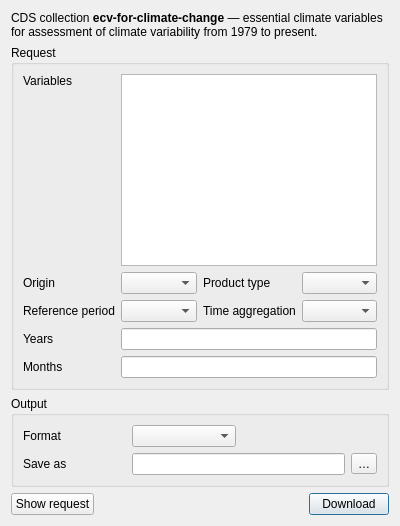
<?xml version="1.0" encoding="UTF-8"?>
<ui version="4.0">
 <class>EcvDialog</class>
 <widget class="QDialog" name="EcvDialog">
  <property name="windowTitle">
   <string>Essential Climate Variables</string>
  </property>
  <layout class="QVBoxLayout" name="verticalLayout_main">
   <item>
    <widget class="QLabel" name="lbl_intro">
     <property name="text">
      <string>CDS collection &lt;b&gt;ecv-for-climate-change&lt;/b&gt; — essential climate variables for assessment of climate variability from 1979 to present.</string>
     </property>
     <property name="wordWrap">
      <bool>true</bool>
     </property>
    </widget>
   </item>
   <item>
    <widget class="QGroupBox" name="group_request">
     <property name="title">
      <string>Request</string>
     </property>
     <layout class="QGridLayout" name="gridLayout_request">
      <item row="0" column="0">
       <widget class="QLabel" name="lbl_vars">
        <property name="text">
         <string>Variables</string>
        </property>
        <property name="alignment">
         <set>Qt::AlignLeading|Qt::AlignLeft|Qt::AlignTop</set>
        </property>
       </widget>
      </item>
      <item row="0" column="1" colspan="3">
       <widget class="QListWidget" name="lst_vars">
        <property name="toolTip">
         <string>One or more variables. Ctrl-click to add to the selection.</string>
        </property>
        <property name="selectionMode">
         <enum>QAbstractItemView::SelectionMode::ExtendedSelection</enum>
        </property>
        <property name="sizePolicy">
         <sizepolicy hsizetype="Expanding" vsizetype="Preferred">
          <horstretch>0</horstretch>
          <verstretch>0</verstretch>
         </sizepolicy>
        </property>
       </widget>
      </item>
      <item row="1" column="0">
       <widget class="QLabel" name="lbl_origin">
        <property name="text">
         <string>Origin</string>
        </property>
       </widget>
      </item>
      <item row="1" column="1">
       <widget class="QComboBox" name="cb_origin">
        <property name="toolTip">
         <string>Which reanalysis the variable is taken from.</string>
        </property>
       </widget>
      </item>
      <item row="1" column="2">
       <widget class="QLabel" name="lbl_product">
        <property name="text">
         <string>Product type</string>
        </property>
       </widget>
      </item>
      <item row="1" column="3">
       <widget class="QComboBox" name="cb_product">
        <property name="toolTip">
         <string>anomaly is the departure from the climate reference period below.</string>
        </property>
       </widget>
      </item>
      <item row="2" column="0">
       <widget class="QLabel" name="lbl_refperiod">
        <property name="text">
         <string>Reference period</string>
        </property>
       </widget>
      </item>
      <item row="2" column="1">
       <widget class="QComboBox" name="cb_refperiod">
        <property name="toolTip">
         <string>The climatology an anomaly is measured against. Ignored for monthly_mean.</string>
        </property>
       </widget>
      </item>
      <item row="2" column="2">
       <widget class="QLabel" name="lbl_timeagg">
        <property name="text">
         <string>Time aggregation</string>
        </property>
       </widget>
      </item>
      <item row="2" column="3">
       <widget class="QComboBox" name="cb_timeagg">
        <property name="toolTip">
         <string>How the monthly fields are aggregated in time.</string>
        </property>
       </widget>
      </item>
      <item row="3" column="0">
       <widget class="QLabel" name="lbl_years">
        <property name="text">
         <string>Years</string>
        </property>
       </widget>
      </item>
      <item row="3" column="1" colspan="3">
       <widget class="QLineEdit" name="edit_years">
        <property name="toolTip">
         <string>&lt;html&gt;One year, a comma-separated list, or a range: &lt;b&gt;2025&lt;/b&gt;, &lt;b&gt;2024,2025&lt;/b&gt;, &lt;b&gt;2020:2026&lt;/b&gt;.&lt;br&gt;The collection covers 1979 to 2026.&lt;/html&gt;</string>
        </property>
       </widget>
      </item>
      <item row="4" column="0">
       <widget class="QLabel" name="lbl_months">
        <property name="text">
         <string>Months</string>
        </property>
       </widget>
      </item>
      <item row="4" column="1" colspan="3">
       <widget class="QLineEdit" name="edit_months">
        <property name="toolTip">
         <string>&lt;html&gt;One month, a list, or a range: &lt;b&gt;07&lt;/b&gt;, &lt;b&gt;01,02,03&lt;/b&gt;, &lt;b&gt;1:11&lt;/b&gt;. Empty means all twelve.&lt;/html&gt;</string>
        </property>
       </widget>
      </item>
     </layout>
    </widget>
   </item>
   <item>
    <widget class="QGroupBox" name="group_output">
     <property name="title">
      <string>Output</string>
     </property>
     <layout class="QGridLayout" name="gridLayout_output">
      <item row="0" column="0">
       <widget class="QLabel" name="lbl_format">
        <property name="text">
         <string>Format</string>
        </property>
       </widget>
      </item>
      <item row="0" column="1">
       <widget class="QComboBox" name="cb_format">
        <property name="toolTip">
         <string>The server's own default for this collection is GRIB; netCDF4 is what iGMT reads directly.</string>
        </property>
       </widget>
      </item>
      <item row="1" column="0">
       <widget class="QLabel" name="lbl_out">
        <property name="text">
         <string>Save as</string>
        </property>
       </widget>
      </item>
      <item row="1" column="1" colspan="2">
       <widget class="QLineEdit" name="edit_out">
        <property name="toolTip">
         <string>Leave empty to let the download land in the session's temp folder.</string>
        </property>
       </widget>
      </item>
      <item row="1" column="3">
       <widget class="QToolButton" name="btn_out">
        <property name="text">
         <string>…</string>
        </property>
       </widget>
      </item>
     </layout>
    </widget>
   </item>
   <item>
    <layout class="QHBoxLayout" name="horizontalLayout_buttons">
     <item>
      <widget class="QPushButton" name="push_dryrun">
       <property name="text">
        <string>Show request</string>
       </property>
       <property name="toolTip">
        <string>Print the JSON body that would be posted, without contacting the server.</string>
       </property>
      </widget>
     </item>
     <item>
      <spacer name="spacer_buttons">
       <property name="orientation">
        <enum>Qt::Orientation::Horizontal</enum>
       </property>
       <property name="sizeHint" stdset="0">
        <size>
         <width>40</width>
         <height>20</height>
        </size>
       </property>
      </spacer>
     </item>
     <item>
      <widget class="QPushButton" name="push_download">
       <property name="text">
        <string>Download</string>
       </property>
       <property name="default">
        <bool>true</bool>
       </property>
      </widget>
     </item>
    </layout>
   </item>
  </layout>
 </widget>
 <resources/>
 <connections/>
</ui>
